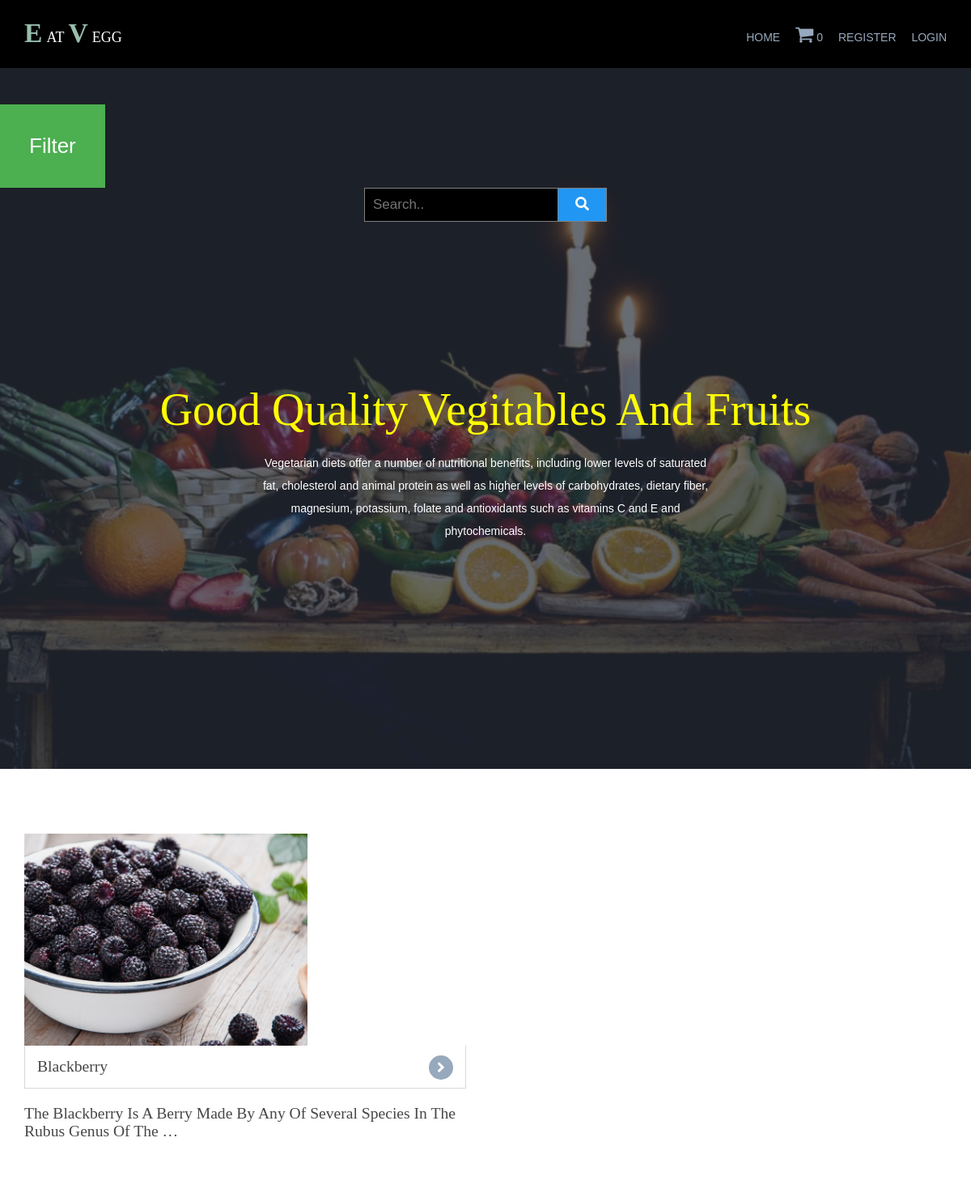
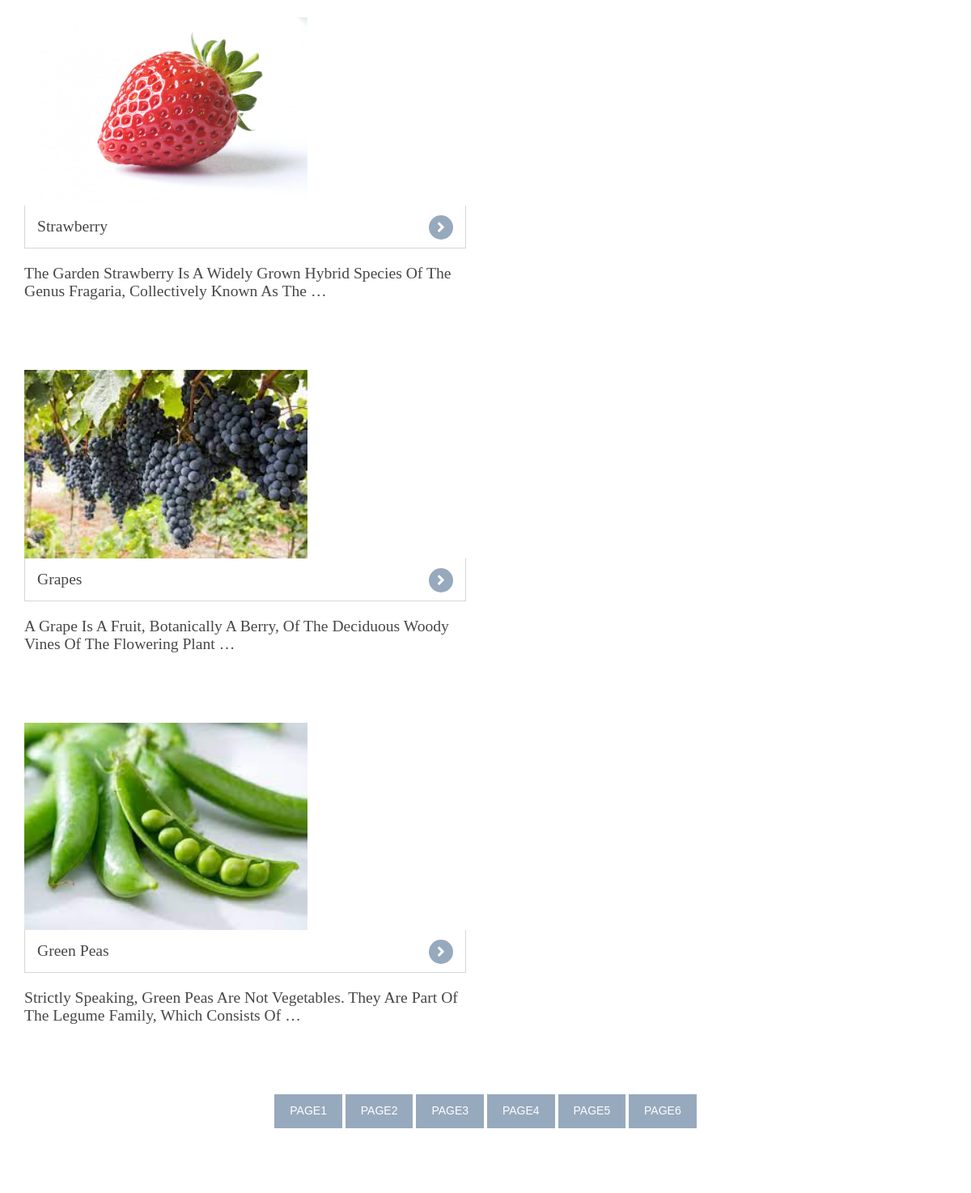
The page / on the database its author committed (2 pictures, top to bottom).
### shop/models.py (models this page shows, shortened)
class products(models.Model):
    name=models.CharField(max_length=100,unique=True)
    slug=models.SlugField(max_length=100,unique=True)
    img=models.ImageField(upload_to='product')
    desc=models.TextField()
    available=models.BooleanField()
    stock=models.IntegerField()
    price=models.IntegerField()
    category=models.ForeignKey(categ,on_delete=models.CASCADE)
    def get_url(self):
        return reverse('details',args=[self.category.slug,self.slug])

### shop/views.py (the view)
# urls.py: 2. Add a URL to urlpatterns:  path('', views.home, name='home')
def home(request,c_slug=None):
    c_page=None
    prodt=None
    if c_slug!=None:
        c_page=get_object_or_404(categ,slug=c_slug)
        prodt=products.objects.filter(category=c_page,available=True)
    else:
        prodt=products.objects.all().filter(available=True)
    cat=categ.objects.all()
    paginator=Paginator(prodt,4)
    try:
        page=int(request.GET.get('page','1'))
    except:
        page=1
    try:
        pro=paginator.page(page)
    except(EmptyPage,InvalidPage):
        pro=paginator.page(paginator.num_pages)
    return render(request,'index.html',{'pr':prodt,'ct':cat,'pg':pro})

### cart/context_processor.py (called while the page is built)
def count(request):
    item_count=0
    if 'admin' in request.path:
        return {}
    else:
        try:
            ct=cartlist.objects.filter(cart_id=c_id(request))
            cti=items.objects.all().filter(cart=ct[:1])
            for c in cti:
                item_count+=c.quan
        except cartlist.DoesNotExist:
            item_count=0
        return dict(itc=item_count)

### cart/views.py (called while the page is built)
def c_id(request):
    ct_id=request.session.session_key
    if not ct_id:
        ct_id=request.session.create()
    return c_id

### shop/models.py (called while the page is built)
    def get_url(self):
        return reverse('prodt_cat',args=[self.slug])

### templates/index.html (shortened to what this page needs)
{% extends 'base.html' %}
{% load static %}
{% block content %}
<!DOCTYPE html>
<html lang="">
<head>
<link href="{% static 'hm/layout/styles/layout.css' %}" rel="stylesheet" type="text/css" media="all">
<link rel="stylesheet" href="https://cdnjs.cloudflare.com/ajax/libs/font-awesome/4.7.0/css/font-awesome.min.css">
</head>
<body id="top">
<div class="bgded overlay" style="background-image:url({% static 'hm/images/demo/backgrounds/bg.jpg' %});">
   <br><br> <div class="dropdown">
    <button class="dropbtn">Filter</button>
  </div>
  <form class="example" action="{% url 'search' %}" method="get" style="margin:auto;max-width:300px">
    <input type="text" placeholder="Search.." name="q">
    <button type="submit"><i class="fas fa-search"></i></button>
  </form>
  <div id="pageintro" class="hoc clear">
    <article>
      <h3 class="heading" style="color: yellow;">Good Quality Vegitables and Fruits</h3>
      <p>Vegetarian diets offer a number of nutritional benefits, including lower levels of saturated fat, cholesterol and animal protein as well as higher levels of carbohydrates, dietary fiber, magnesium, potassium, folate and antioxidants such as vitamins C and E and phytochemicals.</p>
    </article>
  </div>
</div>
<div class="wrapper row3">
  <main class="hoc container clear">
    {% for i in pg.object_list %}
    <section class="group shout">
      <figure class="one_half first"><a href="{{i.get_url}}"><img src="{{i.img.url}}" alt="" style='height: 350; width: 350px;'>
        <figcaption class="heading"> {{i.name}}</a>
        <p>{{i.desc|truncatewords:17}}<br><br><br><br>
      </figure>
      {% endfor %}
    </section>
    <center>
      {% for i in pg.paginator.page_range %}
      <a href="?page={{i}}" class="btn btn-light btn-sm {% if pg.number == p %} active {% endif %}">page{{i}}</a>
      {% endfor %}
    </center>
    </main>
    </div>
</body>
</html>
{% endblock %}

### templates/base.html (shortened to what this page needs)
{% load static %}
<!DOCTYPE html>
<html lang="">
<head>
<link href="{% static 'hm/layout/styles/layout.css' %}" rel="stylesheet" type="text/css" media="all">
</head>
<body id="top">
<div class="wrapper row1">
  <header id="header" class="hoc clear">
    <div id="logo" class="fl_left">
      <h1 class="logoname"><a href="/">Eat<span>V</span>egg</a></h1>
    </div>
    <nav id="mainav" class="fl_right">
      <ul class="clear">
        <li class="active"><a href="/">Home</a></li>
        <li class="active"><a href="{% url 'cartDetails' %}"><i class="fa fa-shopping-cart" style="font-size:24px"></i>&nbsp;{{itc}}</i></button></a></li>
        {% if user.is_authenticated %}
        <li>hi {{user.username}}</li>
        <li class="active"><a href="accounts/logout">Logout</a></li>
        {% else %}
        <li class="active"><a href="accounts/register">Register</a></li>
        <li class="active"><a href="accounts/login">Login</a></li>
        {% endif %}
</ul>
    </nav>
  </header>
</div>
{% block content %}
{% endblock %}
</body>
</html>

### static/hm/layout/styles/layout.css (style rules this page uses)
#header #logo { margin:22px 0 0 0; }
#pageintro { padding:200px 0 280px; }
#pageintro article, #pageintro article p { display:block; max-width:75%; margin:0 auto; text-align:center; }
#pageintro article p { max-width:65%; line-height:2rem; }
#pageintro .heading { margin-bottom:20px; font-size:4rem; }
.container { padding:80px 0; }
.shout figure { display:block; max-width:546px; }
.shout figure figcaption { display:block; position:relative; }
.shout figure figcaption a { display:block; position:relative; padding:15px; border:solid; border-width:0 1px 1px 1px; }
.shout figure figcaption a::after { position:absolute; top:12px; right:15px; width:30px; height:30px; line-height:30px; font-family:"Font Awesome\ 5 Free"; font-weight:900; content:"\f105"; text-align:center; border-radius:50%; }
*, *::before, *::after { transition:all .3s ease-in-out; }
nav ul, nav ol { margin:0; padding:0; list-style:none; }
#mainav, #breadcrumb, .sidebar nav { line-height:normal; }
#mainav ul { text-transform:uppercase; }
#mainav li { display:inline-block; position:relative; margin:0 15px 0 0; padding:0; }
#mainav li:last-child { margin-right:0; }
#mainav li a { display:block; padding:30px 0; }
body { color:#A5A6AA; background-color:#282E39; }
a { color:#97A9BD; }
.overlay { color:#FFFFFF; background-color:inherit; }
.overlay::after { color:inherit; background-color:rgba(40,46,57,.7); }
.btn, .btn.inverse:hover { color:#FFFFFF; background-color:#97A9BD; border-color:#97A9BD; }
.logoname a { color:#FFFFFF; }
.logoname::first-letter, .logoname span { color:#97BDAB; }
.row1 { color:#FFFFFF; background-color:#000000; }
.row3 { color:#474747; background-color:#FFFFFF; }
#header #logo a { color:inherit; }
#pageintro { color:#FFFFFF; }
.shout figure figcaption a { color:inherit; background-color:inherit; border-color:#D7D7D7; }
.shout figure:hover figcaption a, .shout figure figcaption a::after { color:#FFFFFF; background-color:#97A9BD; border-color:#97A9BD; }
#mainav li a { color:inherit; }
#mainav .active a, #mainav a:hover, #mainav li:hover > a { color:#97A9BD; background-color:inherit; }
@media screen and (min-width:1140px) { .hoc { max-width:1140px; } }

### static/hm/layout/styles/framework.css (style rules this page uses)
html { overflow-y:scroll; overflow-x:hidden; }
html, body { margin:0; padding:0; font-size:14px; line-height:1.6em; }
*, *::before, *::after { box-sizing:border-box; }
.overlay { position:relative; z-index:1; }
.overlay::after { display:block; position:absolute; top:0; left:0; width:100%; height:100%; content:""; z-index:-1; }
.bgded { background-position:top center; background-repeat:no-repeat; background-size:cover; }
.logoname { margin:0; padding:0; font-size:1.8rem; font-variant:small-caps; }
.logoname::first-letter, .logoname span { margin:0 5px; font-size:2.4rem; font-weight:700; text-transform:uppercase; }
.logoname::first-letter { margin-left:0; }
.btn { display:inline-block; padding:8px 18px 10px; text-transform:uppercase; border:1px solid; }
.clear, .group { display:block; }
.clear::before, .clear::after, .group::before, .group::after { display:table; content:""; }
.clear, .clear::after, .group, .group::after { clear:both; }
a { outline:none; text-decoration:none; }
.fl_left, .imgl { float:left; }
.fl_right, .imgr { float:right; }
img { width:auto; max-width:100%; height:auto; margin:0; padding:0; border:none; line-height:normal; vertical-align:middle; }
body, input, textarea, select { font-family:Verdana, Geneva, sans-serif; }
h1, h2, h3, h4, h5, h6, .heading { font-family:Georgia, "Times New Roman", Times, serif; }
form, fieldset, legend { margin:0; padding:0; border:none; }
label, input, textarea, select, button { display:block; resize:none; outline:none; color:inherit; font-size:inherit; font-family:inherit; vertical-align:middle; }
::placeholder { opacity:1; }
h1, h2, h3, h4, h5, h6, .heading { margin:0 0 20px 0; font-size:1.4rem; line-height:normal; font-weight:normal; text-transform:capitalize; }
.wrapper { display:block; position:relative; width:100%; margin:0; padding:0; text-align:left; word-wrap:break-word; }
.hoc { display:block; margin:0 auto; }
address, article, aside, figcaption, figure, footer, header, main, nav, section { display:block; margin:0; padding:0; }
.one_half, .one_third, .two_third, .one_quarter, .two_quarter, .three_quarter { display:inline-block; float:left; margin:0 0 0 4.21052%; list-style:none; }
.first { margin-left:0; clear:left; }
.one_half, .two_quarter { width:47.89473%; }

### rows shown on the page
products: img (picture), name "Blackberry", desc "The Blackberry Is A Berry Made By Any Of Several Species In The Rubus Genus Of The …"
products: img (picture), name "Strawberry", desc "The Garden Strawberry Is A Widely Grown Hybrid Species Of The Genus Fragaria, Collectively Known As The …"
products: img (picture), name "Grapes", desc "A Grape Is A Fruit, Botanically A Berry, Of The Deciduous Woody Vines Of The Flowering Plant …"
products: img (picture), name "Green Peas", desc "Strictly Speaking, Green Peas Are Not Vegetables. They Are Part Of The Legume Family, Which Consists Of …"

### other values the page prints
{{ itc }} "0"
{{ i }} "1" "2" "3" "4" "5" "6"
